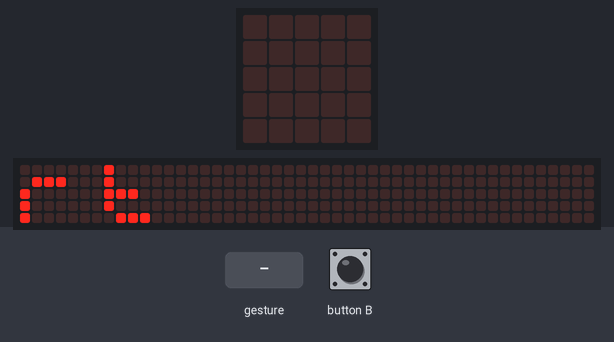
A program run on a simulated BBC micro:bit (MakeCode). Shown: the board's 5×5 LED display, a strip that is not on the board, showing the scrolling text unrolled. The inputs (shaded band) are chosen by the test bench. A tilt is held for 1.5 s and a shake lasts 1 s, then the board lies face up again; the 48×5 strip is a reading aid, not a part: it shows the text the display is scrolling, unrolled, one strip-width of it at a time.

Above: at 9.7 s.
11.2 s: button B pressed for 0.15 s
At 11.55 s:
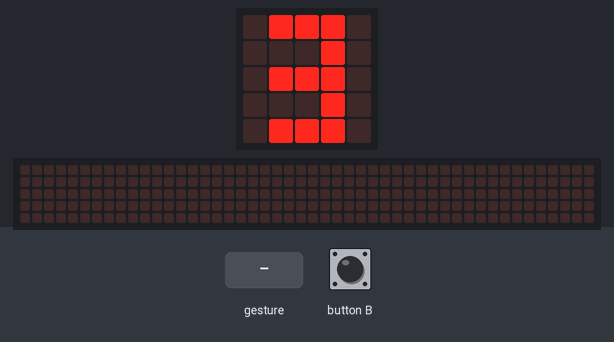
11.9 s: gesture 'tilt right'
14.3 s: gesture 'tilt left'
At 16.5 s:
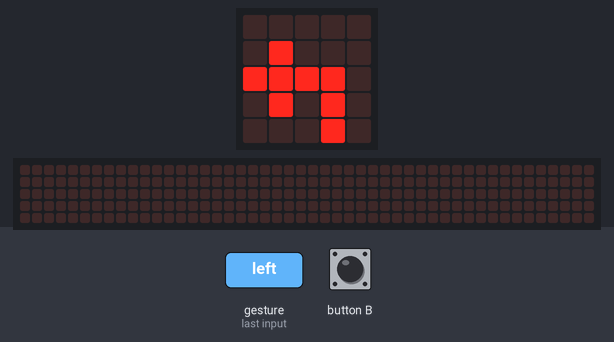
17.1 s: button B pressed for 0.15 s
At 21.8 s:
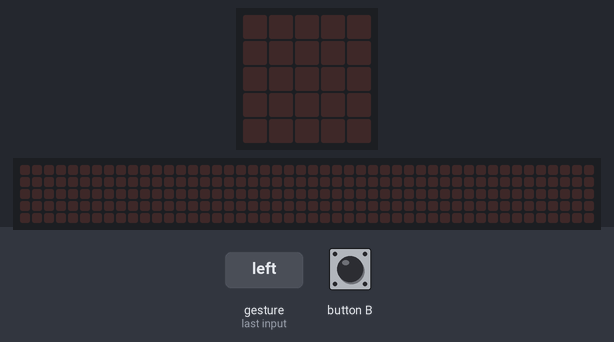

Measured:
- after the input at 11.2 s, the display: changes after 0.15 s (image 1)
- after the input at 14.3 s, the display: first differs from a run without the input after 1.4 s (image 2)
- after the input at 17.1 s, the display: first changes after 0.15 s (image 3 shows a later state)
- what the display in image 1 shows lasts 0.4 s, from 11.4 s to 11.8 s

The program:

main.ts
```typescript
input.onGesture(Gesture.TiltRight, function () {
    basic.showLeds(`
        . . . . .
        . . . # .
        . # # # #
        . # . # .
        . # . . .
        `)
})
input.onGesture(Gesture.TiltLeft, function () {
    basic.showLeds(`
        . . . . .
        . # . . .
        # # # # .
        . # . # .
        . . . # .
        `)
})
input.onButtonPressed(Button.B, function () {
    basic.showLeds(`
        . # # # .
        . . . # .
        . # # # .
        . . . # .
        . # # # .
        `)
    basic.showLeds(`
        . # # # .
        . . . # .
        . # # # .
        . # . . .
        . # # # .
        `)
    basic.showLeds(`
        . . # . .
        . . # . .
        . . # . .
        . . # . .
        . . # . .
        `)
    basic.showString("GO")
})
basic.showString("micro:cart")
basic.forever(function () {

})
```

test.ts
```typescript
// テストはここに来ます。このパッケージが拡張機能として使用されるときにはコンパイルされません。
```
